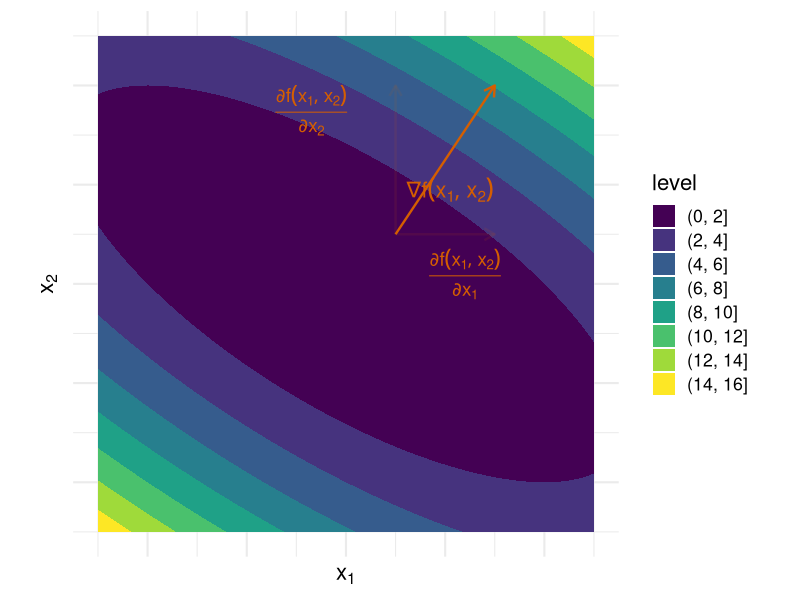

Here is the R script that generated this plot:
# Used in: ../01-diff.tex
#
# Visualize the gradient and the two partial derivatives of a quadratic
# function on a contour plot.

set.seed(1L)

library(data.table)
library(ggplot2)
library(grid)

dir.create("../figure", recursive = TRUE, showWarnings = FALSE)

objective = function(x1, x2) {
  0.5 * x1^2 + x1 * x2 + x2^2
}

gradient_function = function(x1, x2) {
  c(x1 + x2, x1 + 2 * x2)
}

x_limits = c(-2.5, 2.5)
x1_grid = seq(x_limits[1], x_limits[2], length.out = 100L)
x2_grid = seq(x_limits[1], x_limits[2], length.out = 100L)
contour_data = CJ(x1 = x1_grid, x2 = x2_grid)
contour_data[, z := objective(x1, x2)]

x1_point = 0.5
x2_point = 0.5
gradient_value = gradient_function(x1_point, x2_point)

arrow_data = data.table(
  label = c("gradient", "partial_x1", "partial_x2"),
  x = x1_point,
  y = x2_point,
  xend = c(x1_point + gradient_value[1], x1_point + gradient_value[1], x1_point),
  yend = c(x2_point + gradient_value[2], x2_point, x2_point + gradient_value[2]),
  alpha = c(1, 0.5, 0.5)
)

gradient_plot = ggplot(contour_data, aes(x = x1, y = x2, z = z)) +
  geom_contour_filled(bins = 8) +
  geom_segment(
    data = arrow_data,
    aes(x = x, y = y, xend = xend, yend = yend, alpha = alpha),
    inherit.aes = FALSE,
    arrow = arrow(length = unit(0.12, "inches")),
    colour = "#D55E00",
    linewidth = 0.8,
    show.legend = FALSE
  ) +
  annotate(
    "text",
    x = 1.05,
    y = 0.95,
    label = "nabla * f(x[1], x[2])",
    parse = TRUE,
    colour = "#D55E00",
    size = 5.5
  ) +
  annotate(
    "text",
    x = 1.2,
    y = 0.1,
    label = "frac(partialdiff * f(x[1], x[2]), partialdiff * x[1])",
    parse = TRUE,
    colour = "#D55E00",
    size = 4.8
  ) +
  annotate(
    "text",
    x = -0.35,
    y = 1.75,
    label = "frac(partialdiff * f(x[1], x[2]), partialdiff * x[2])",
    parse = TRUE,
    colour = "#D55E00",
    size = 4.8
  ) +
  labs(x = expression(x[1]), y = expression(x[2])) +
  coord_fixed() +
  theme_minimal(base_size = 16) +
  theme(
    axis.text = element_blank(),
    axis.ticks = element_blank()
  )

ggsave("../figure/gradient.png", gradient_plot, width = 6, height = 4.5)
